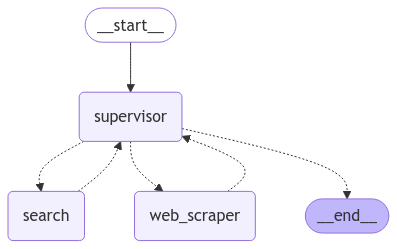

Generate this figure with Python:
import os
os.environ["USER_AGENT"] = "Mozilla/5.0 (Windows NT 10.0; Win64; x64) AppleWebKit/537.36 (KHTML, like Gecko) Chrome/58.0.3029.110 Safari/537.3"
from langchain_community.tools.tavily_search import TavilySearchResults
from langchain_core.tools import tool
from typing import List,Annotated,Optional,Dict,Literal
from langchain_community.document_loaders import WebBaseLoader
from tempfile import TemporaryDirectory
from pathlib import Path
from langgraph.graph import StateGraph, MessagesState, START, END
from langgraph.prebuilt import create_react_agent

from langchain_experimental.utilities import PythonREPL
from langchain_core.language_models.chat_models import BaseChatModel
from langchain_core.messages import HumanMessage

from typing_extensions import TypedDict
from langgraph.types import Command

_TEMP_DIRECTORY = TemporaryDirectory()
WORKING_DIRECTORY = Path(_TEMP_DIRECTORY.name)


#  Hierarchical Agent Teams 
#  :zh  
# https://github.com/langchain-ai/langgraph/blob/main/docs/docs/tutorials/multi_agent/hierarchical_agent_teams.ipynb

tavily_tool = TavilySearchResults(max_results=5)

@tool
def scrape_webpages(urls: List[str]) -> str:
  """Use requests and bs4 to scrape the provided web pages for detailed information."""
  loader = WebBaseLoader(urls)
  docs = loader.load()
  return "\n\n".join(
        [
            f'<Document name="{doc.metadata.get("title", "")}">\n{doc.page_content}\n</Document>'
            for doc in docs
        ]
    )


@tool
def create_outline(
    points: Annotated[List[str], "List of main points or sections."],
    file_name: Annotated[str,"File path to save the outline"],
) -> Annotated[str, "Path to the saved outline file."]:
    """Create an outline of the document."""
    with(WORKING_DIRECTORY/file_name).open("w") as f:
       for i,point in enumerate(points):
          f.write(f"{i+1}. {point}\n")
    return f"Outline saved to {file_name}"


@tool
def read_document(
   file_name: Annotated[str, "File path to the document to read."],
   start: Annotated[Optional[int], "The start line. Default is 0"]=None,
   end: Annotated[Optional[int], "The end line. Default is None"]=None,
) -> str:
    """Read the specified document."""
    with (WORKING_DIRECTORY / file_name).open("r") as f:
      lines = f.readlines()
    if start is None:
       start = 0
    return "\n".join(lines[start:end])


@tool
def write_document(
   content: Annotated[str, "The content to write to the document."],
  file_name: Annotated[str, "File path to save the document."],
) -> Annotated[str, "Path to the saved document file."]:
    """Create and save a text document file."""
    with (WORKING_DIRECTORY / file_name).open("w") as f:
      f.write(content)
    return f"Document saved to {file_name}"


@tool
def edit_document(
   file_name: Annotated[str,"Path of the document to be edited"],
   inserts: Annotated[
      Dict[int, str],
      "Dictionary where key is the line number (1-indexed) and value is the text to be inserted at that line.",
   ],
) -> Annotated[str, "Path of the edited document file."]:
    """Edit a document by inserting text at specific line numbers."""
    with (WORKING_DIRECTORY / file_name).open("r") as f:
       lines = f.readlines()
    # sorted_inserts = sorted(inserts.items(), key=lambda x: x[0])
    sorted_inserts = sorted(inserts.items())

    for line_number, text in sorted_inserts:
        if 1 <= line_number <= len(lines) + 1:
           lines.insert(line_number - 1, text + "\n")
        else:
           return f"Error: line number {line_number} is out of range."
        

    with (WORKING_DIRECTORY / file_name).open("w") as f:
       f.writelines(lines)
    return "Document edited and saved to {file_name}."


repl = PythonREPL()
@tool
def python_repl_tool(
  code: Annotated[str, "The python code to execute to generate your chart."], 
):
   """Use this to execute python code. if you want to see the output of a value,
   you should print it out with `print(...)`. This is visible to the user."""
   try:
      return repl.run(code)
   except BaseException as e:
      return f"Failed to execute. Error: {repr(e)}"
   result_str = f"Successfully executed:\n```python\n{code}\n```\nStdout: {result}"
   return 



def make_supervisor_node(llm: BaseChatModel, members:List[str]) -> str:
   options = ["FINISH"] + members

   system_prompt = (
       "You are a supervisor tasked with managing a conversation between the"
        f" following workers: {members}. Given the following user request,"
        " respond with the worker to act next. Each worker will perform a"
        " task and respond with their results and status. When finished,"
        " respond with FINISH."
   )

   class Router(TypedDict):
       """Worker to route to next. If no workers needed, route to FINISH."""
       next: Literal["search","web_scraper","FINISH"]

   def supervisor_node(state: MessagesState) ->  Command[Literal["search", "web_scraper", "__end__"]]:
       """An LLM-based router."""
       messages = [
            {"role": "system", "content": system_prompt},
        ] + state["messages"]
       response = llm.with_structured_output(Router).invoke(messages)
       goto = response["next"]
       if goto == "FINISH":
          goto = END
       return Command(goto=goto)
   return supervisor_node

## Define Agent Teams


# llm = ChatAnthropic(model="claude-3-5-sonnet-20240620")
from langchain_openai import ChatOpenAI
import os
# model_name="deepseek-chat"
# api_key = os.getenv("deepseek_api_key")
# base_url = os.getenv("deepseek_api_url")


# model_name = "qwen2.5:7b"
# api_key="ollama"
# base_url="http://localhost:11434/v1/"


model_name="Qwen/Qwen2.5-7B-Instruct"
# model_name="Qwen/Qwen2-VL-72B-Instruct"
import os
api_key =  os.getenv("OPENAI_API_KEY")
base_url="https://api.siliconflow.cn/v1/"


llm = ChatOpenAI(
    model=model_name,
    api_key=api_key,
    base_url=base_url,
)

search_agent = create_react_agent(llm, tools=[tavily_tool])

def search_node(state: MessagesState) -> Command[Literal["supervisor"]]:
    result = search_agent.invoke(state)
    return Command(
        update={
            "messages": [
                HumanMessage(content=result["messages"][-1].content, name="search")
            ]
        },
        # We want our workers to ALWAYS "report back" to the supervisor when done
        goto="supervisor",
    )

web_scraper_agent = create_react_agent(llm, tools=[scrape_webpages])


def web_scraper_node(state: MessagesState) -> Command[Literal["supervisor"]]:
    result = web_scraper_agent.invoke(state)
    return Command(
        update={
            "messages": [
                HumanMessage(content=result["messages"][-1].content, name="web_scraper")
            ]
        },
        # We want our workers to ALWAYS "report back" to the supervisor when done
        goto="supervisor",
    )

research_supervisor_node = make_supervisor_node(llm, ["search", "web_scraper"])

research_builder = StateGraph(MessagesState)
research_builder.add_node("supervisor", research_supervisor_node)
research_builder.add_node("search", search_node)
research_builder.add_node("web_scraper", web_scraper_node)

research_builder.add_edge(START, "supervisor")
research_graph = research_builder.compile()


# INSERT_YOUR_REWRITE_HERE
from IPython.display import display
from PIL import Image as PILImage
import io
image_data = research_graph.get_graph().draw_mermaid_png()
image = PILImage.open(io.BytesIO(image_data))
image.save("hierarchical_agent_teams.png")


for s in research_graph.stream(
    {"messages": [("user", "中国传统文化在世界上的影响,2025年春节是否有不同影响,请提供参考链接")]},
    {"recursion_limit": 100},
):
    print(s)
    print("---")